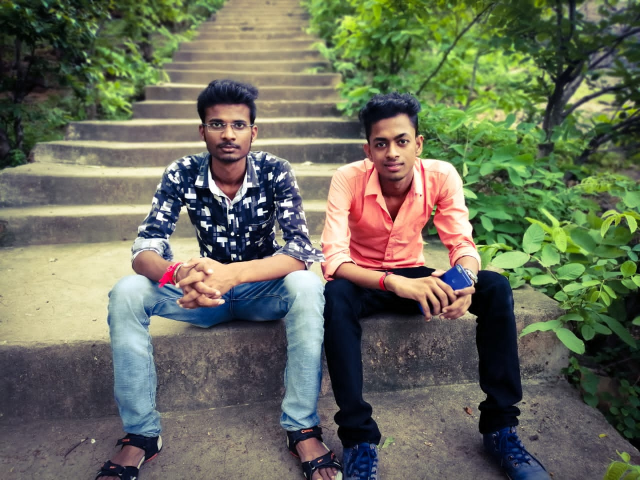
#> input picture How to sharpen the image/Ashish.JPG, 1280 x 960 px (shown at 1/2 size)
$ python 'How to sharpen the image.py'
#> lines starting #> are read from the running program, lines starting #| are printed output that depends on the picture
#!/usr/bin/env python
# coding: utf-8

# # image sharpening depend on the 2 factors
# 1. Resolution
# 2.Acutance

# What are the needs of Sharpening the image
#       1. to overcome Blurring in the images
#       2. to Highlight certain areas of the image
#       3. to increase the legibilty

# In[1]:


# import the Required Library for the process

import cv2
import numpy as np


# In[3]:


# store the input image in the variable
imagedata= cv2.imread('Ashish.JPG')
#> imagedata is the input picture: shape (960, 1280, 3); mean B, G, R 91.7, 109.2, 106
cv2.imshow('Original Image',imagedata)
cv2.waitKey(0)


# create a sharpening kernel

sharpening_filter = np.array([[-1,-1,-1],[-1,9,-1],[-1,-1,-1]])


# Applying kernel to the input image to get image more sharpened image
sharpened_image = cv2.filter2D(imagedata,-1,sharpening_filter)
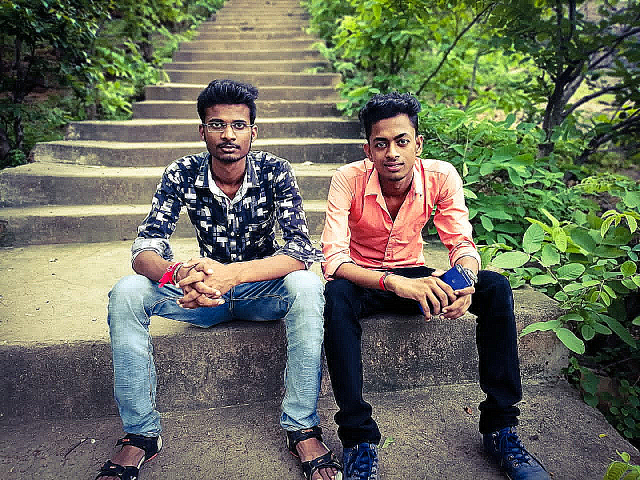
#> sharpened_image: shape (960, 1280, 3) (shown at 1/2 size); mean B, G, R 92.7, 110, 106.7
cv2.imshow('Sharpened Image',sharpened_image)
cv2.waitKey(0)
cv2.destroyAllWindows()
